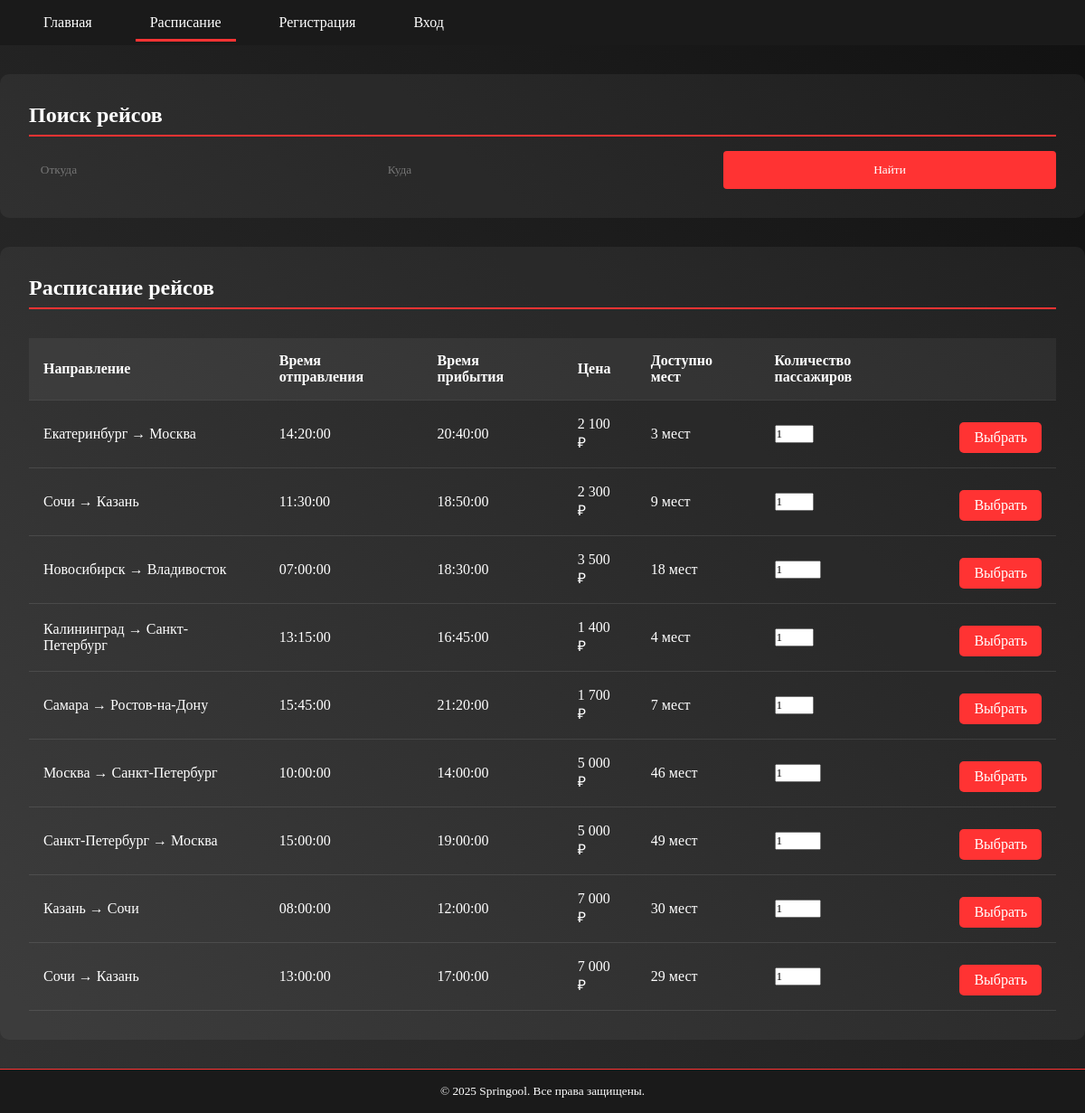
Page /routes.php on the committed database.
### tables this page shows
CREATE TABLE `routes` (
  `id` int NOT NULL,
  `departure_city` varchar(100) NOT NULL,
  `arrival_city` varchar(100) NOT NULL,
  `departure_time` time NOT NULL,
  `arrival_time` time NOT NULL,
  `price` decimal(10,2) NOT NULL,
  `available_seats` int NOT NULL,
  `travel_date` date NOT NULL
);

### routes.php (the view, shortened to what this page needs)
<?php
require_once 'config.php';
$search_params = [];
$where = [];
$where[] = "available_seats > 0";
$query = "SELECT * FROM routes";
if (!empty($where)) {
    $query .= " WHERE " . implode(' AND ', $where);
}
$stmt = $pdo->prepare($query);
$stmt->execute($search_params);
$routes = $stmt->fetchAll();
?>
<!DOCTYPE html>
<html lang="ru">
<head>
</head>
<body>
    <div class="header">
        <ul class="nav">
            <li><a href="index.php" class="nav-link">Главная</a></li>
            <li><a href="routes.php" class="nav-link active">Расписание</a></li>
            <?php if (isset($_SESSION['user'])): ?>
                <li><a href="account.php" class="nav-link">Личный кабинет</a></li>
                <li><a href="logout.php" class="nav-link">Выйти</a></li>
            <?php else: ?>
                <li><a href="register_form.php" class="nav-link">Регистрация</a></li>
                <li><a href="login_form.php" class="nav-link">Вход</a></li>
            <?php endif; ?>
        </ul>
    </div>
    <div class="content-section">
        <h2 class="section-title">Поиск рейсов</h2>
        <form class="search-form" action="routes.php" method="GET">
            <input type="text" name="from" placeholder="Откуда"
                value="<?= htmlspecialchars($_GET['from'] ?? '') ?>">
            <input type="text" name="to" placeholder="Куда"
                value="<?= htmlspecialchars($_GET['to'] ?? '') ?>">
            <button type="submit" class="btn">Найти</button>
        </form>
    </div>
    <div class="content-section">
        <h2 class="section-title">Расписание рейсов</h2>
        <?php if(empty($routes)): ?>
            <div class="alert error">
                Нет доступных рейсов по заданным параметрам
            </div>
        <?php else: ?>
            <table class="schedule-table">
                <thead>
                    <tr>
                        <th>Направление</th>
                        <th>Время отправления</th>
                        <th>Время прибытия</th>
                        <th>Цена</th>
                        <th>Доступно мест</th>
                        <th>Количество пассажиров</th>
                        <th></th>
                    </tr>
                </thead>
                <tbody>
                    <?php foreach($routes as $route): ?>
                    <tr>
                        <td><?= htmlspecialchars("{$route['departure_city']} → {$route['arrival_city']}") ?></td>
                        <td><?= htmlspecialchars($route['departure_time']) ?></td>
                        <td><?= htmlspecialchars($route['arrival_time']) ?></td>
                        <td><?= number_format($route['price'], 0, '.', ' ') ?> ₽</td>
                        <td><?= htmlspecialchars($route['available_seats']) ?> мест</td>
                        <td>
                            <input type="number" min="1" max="<?= $route['available_seats'] ?>" value="1" class="passenger-input">
                        </td>
                        <td>
                            <a href="#" class="book-btn" data-route-id="<?= $route['id'] ?>">Выбрать</a>
                        </td>
                    </tr>
                    <?php endforeach; ?>
                </tbody>
            </table>
        <?php endif; ?>
    </div>
    <div class="footer">
        <small>© 2025 Springool. Все права защищены.</small>
    </div>
</body>
</html>

### routes.php (style rules this page uses)
:root { --primary: #2c4f9f; --accent: #ff3333; --dark-bg: #1a1a1a; --text-color: #fff; }
* { margin: 0; padding: 0; box-sizing: border-box; font-family: 'Comic Sans MS', cursive; }
body { background: linear-gradient(45deg, #333, #111); min-height: 100vh; color: var(--text-color); position: relative; }
.header { background: var(--dark-bg); padding: 1rem 2rem; display: flex; justify-content: space-between; align-items: center; }
.nav { display: flex; gap: 2rem; list-style: none; }
.nav-link { color: var(--text-color); text-decoration: none; position: relative; padding: 0.5rem 1rem; transition: all 0.3s ease; }
.nav-link.active::after { content: ''; position: absolute; bottom: -5px; left: 0; width: 100%; height: 3px; background: var(--accent); }
.content-section { max-width: 1200px; margin: 2rem auto; padding: 2rem; background: rgba(255, 255, 255, 0.05); border-radius: 10px; }
.section-title { font-size: 1.5rem; margin-bottom: 1rem; border-bottom: 2px solid var(--accent); padding-bottom: 0.5rem; }
.search-form { display: grid; grid-template-columns: repeat(3, 1fr); gap: 1rem; width: 100%; }
.search-form input[type="text"], .search-form input[type="number"] { padding: 0.8rem; background: transparent; border: none; border-radius: 4px; color: var(--text-color); width: 100%; }
.search-form button { background: var(--accent); color: white; padding: 0.8rem 2rem; border: none; border-radius: 4px; cursor: pointer; transition: 0.3s; }
.schedule-table { width: 100%; border-collapse: collapse; margin-top: 2rem; }
.schedule-table th, .schedule-table td { padding: 1rem; text-align: left; border-bottom: 1px solid rgba(255, 255, 255, 0.1); }
.schedule-table th { background: rgba(255, 255, 255, 0.05); font-weight: bold; }
.book-btn { background: var(--accent); color: white; padding: 0.5rem 1rem; border-radius: 5px; text-decoration: none; display: inline-block; margin-top: 0.5rem; cursor: pointer; }
.footer { background: var(--dark-bg); padding: 1rem 2rem; display: flex; justify-content: center; align-items: center; border-top: 1px solid var(--accent); }

### rows in the picture
routes: departure_city+arrival_city "Екатеринбург → Москва", departure_time "14:20:00", arrival_time "20:40:00", price "2 100", available_seats "3"
routes: departure_city+arrival_city "Сочи → Казань", departure_time "11:30:00", arrival_time "18:50:00", price "2 300", available_seats "9"
routes: departure_city+arrival_city "Новосибирск → Владивосток", departure_time "07:00:00", arrival_time "18:30:00", price "3 500", available_seats "18"
routes: departure_city+arrival_city "Калининград → Санкт-Петербург", departure_time "13:15:00", arrival_time "16:45:00", price "1 400", available_seats "4"
routes: departure_city+arrival_city "Самара → Ростов-на-Дону", departure_time "15:45:00", arrival_time "21:20:00", price "1 700", available_seats "7"
routes: departure_city+arrival_city "Москва → Санкт-Петербург", departure_time "10:00:00", arrival_time "14:00:00", price "5 000", available_seats "46"
routes: departure_city+arrival_city "Санкт-Петербург → Москва", departure_time "15:00:00", arrival_time "19:00:00", price "5 000", available_seats "49"
routes: departure_city+arrival_city "Казань → Сочи", departure_time "08:00:00", arrival_time "12:00:00", price "7 000", available_seats "30"
routes: departure_city+arrival_city "Сочи → Казань", departure_time "13:00:00", arrival_time "17:00:00", price "7 000", available_seats "29"
